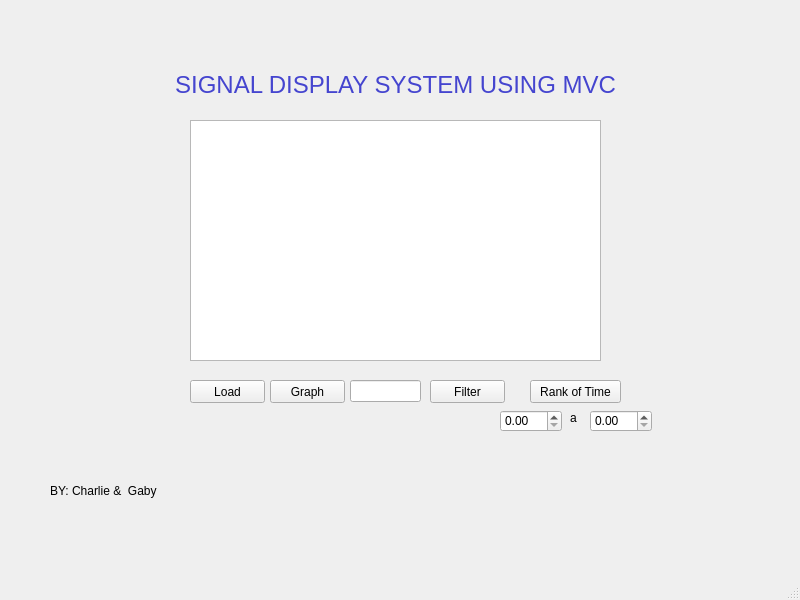
<?xml version="1.0" encoding="UTF-8"?>
<ui version="4.0">
 <class>MainWindow</class>
 <widget class="QMainWindow" name="MainWindow">
  <property name="geometry">
   <rect>
    <x>0</x>
    <y>0</y>
    <width>800</width>
    <height>600</height>
   </rect>
  </property>
  <property name="windowTitle">
   <string>MainWindow</string>
  </property>
  <widget class="QWidget" name="centralwidget">
   <widget class="QLabel" name="label">
    <property name="geometry">
     <rect>
      <x>50</x>
      <y>470</y>
      <width>111</width>
      <height>41</height>
     </rect>
    </property>
    <property name="text">
     <string>BY: Charlie &amp;  Gaby</string>
    </property>
   </widget>
   <widget class="QLabel" name="label_4">
    <property name="geometry">
     <rect>
      <x>140</x>
      <y>50</y>
      <width>511</width>
      <height>71</height>
     </rect>
    </property>
    <property name="text">
     <string>&lt;html&gt;&lt;head/&gt;&lt;body&gt;&lt;p align=&quot;center&quot;&gt;&lt;span style=&quot; font-size:18pt; color:#4545cf;&quot;&gt;SIGNAL DISPLAY SYSTEM USING MVC&lt;/span&gt;&lt;/p&gt;&lt;/body&gt;&lt;/html&gt;</string>
    </property>
   </widget>
   <widget class="QDoubleSpinBox" name="tiempomayor">
    <property name="geometry">
     <rect>
      <x>590</x>
      <y>410</y>
      <width>62</width>
      <height>22</height>
     </rect>
    </property>
   </widget>
   <widget class="QPushButton" name="Carga">
    <property name="geometry">
     <rect>
      <x>190</x>
      <y>380</y>
      <width>75</width>
      <height>23</height>
     </rect>
    </property>
    <property name="text">
     <string>Load</string>
    </property>
    <property name="checkable">
     <bool>false</bool>
    </property>
    <property name="autoDefault">
     <bool>true</bool>
    </property>
    <property name="default">
     <bool>false</bool>
    </property>
    <property name="flat">
     <bool>false</bool>
    </property>
   </widget>
   <widget class="QLineEdit" name="Channel">
    <property name="geometry">
     <rect>
      <x>350</x>
      <y>380</y>
      <width>71</width>
      <height>22</height>
     </rect>
    </property>
   </widget>
   <widget class="QGraphicsView" name="graphicsView">
    <property name="geometry">
     <rect>
      <x>190</x>
      <y>120</y>
      <width>411</width>
      <height>241</height>
     </rect>
    </property>
   </widget>
   <widget class="QPushButton" name="Graficar">
    <property name="geometry">
     <rect>
      <x>270</x>
      <y>380</y>
      <width>75</width>
      <height>23</height>
     </rect>
    </property>
    <property name="text">
     <string>Graph</string>
    </property>
   </widget>
   <widget class="QPushButton" name="time">
    <property name="geometry">
     <rect>
      <x>530</x>
      <y>380</y>
      <width>91</width>
      <height>23</height>
     </rect>
    </property>
    <property name="text">
     <string>Rank of Time</string>
    </property>
    <property name="checkable">
     <bool>false</bool>
    </property>
    <property name="autoDefault">
     <bool>true</bool>
    </property>
    <property name="default">
     <bool>false</bool>
    </property>
    <property name="flat">
     <bool>false</bool>
    </property>
   </widget>
   <widget class="QDoubleSpinBox" name="tiempomenor">
    <property name="geometry">
     <rect>
      <x>500</x>
      <y>410</y>
      <width>62</width>
      <height>22</height>
     </rect>
    </property>
   </widget>
   <widget class="QPushButton" name="Filtrar">
    <property name="geometry">
     <rect>
      <x>430</x>
      <y>380</y>
      <width>75</width>
      <height>23</height>
     </rect>
    </property>
    <property name="text">
     <string>Filter</string>
    </property>
   </widget>
   <widget class="QLabel" name="label_2">
    <property name="geometry">
     <rect>
      <x>570</x>
      <y>410</y>
      <width>55</width>
      <height>16</height>
     </rect>
    </property>
    <property name="text">
     <string>a</string>
    </property>
   </widget>
  </widget>
  <widget class="QMenuBar" name="menubar">
   <property name="geometry">
    <rect>
     <x>0</x>
     <y>0</y>
     <width>800</width>
     <height>26</height>
    </rect>
   </property>
  </widget>
  <widget class="QStatusBar" name="statusbar"/>
 </widget>
 <resources/>
 <connections/>
</ui>
